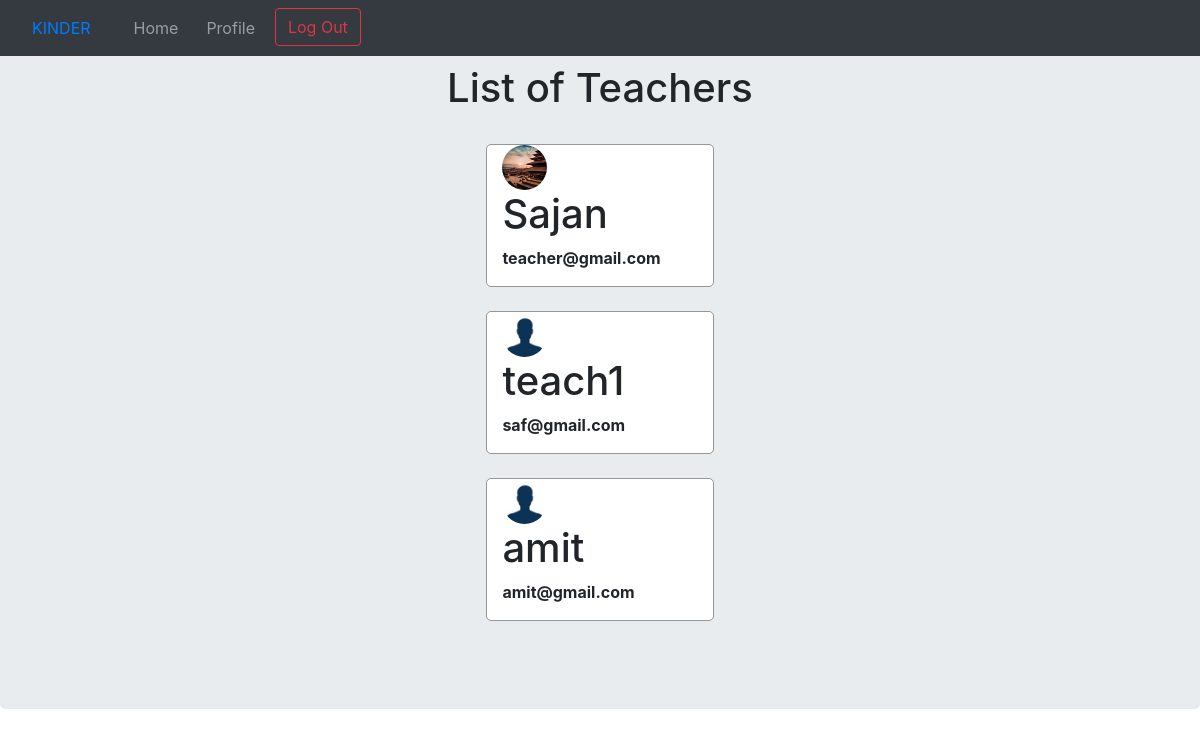
Before: /home/teacher-profile/ (signed in) with the older database file.
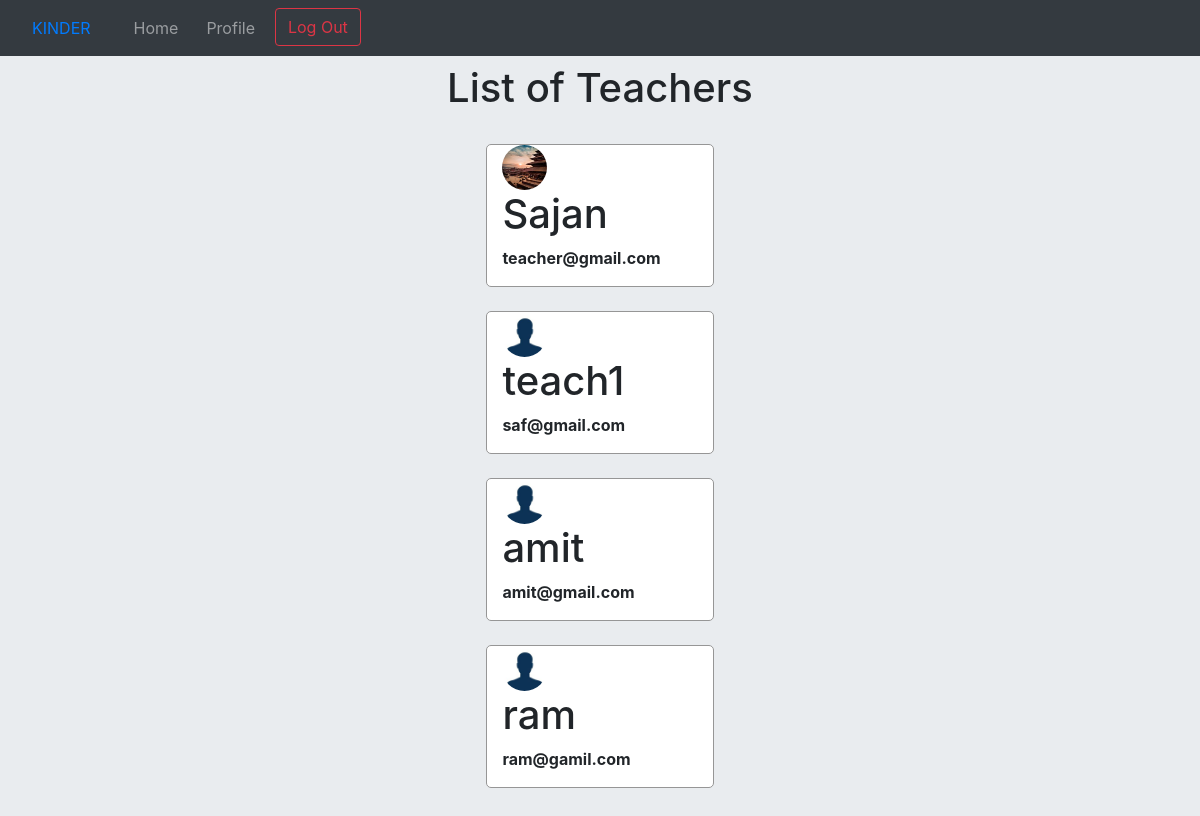
After: the same page with the newer database file.
### users/models.py (models this page shows, shortened)
class User_teachers(models.Model):
    user=models.OneToOneField(User, on_delete=models.CASCADE)
    UserType=models.CharField(max_length=20,default='teacher')
    age=models.IntegerField()
    grade=models.CharField(max_length=20)
    schoolCode=models.CharField(max_length=20)
    school=models.ForeignKey(School,on_delete=models.CASCADE)

### second/models.py (models this page shows, shortened)
class Profile(models.Model):
    user = models.OneToOneField(User, on_delete=models.CASCADE)
    image = models.ImageField(default='default.jpg', upload_to='profile_pics')

### second/views.py (the view)
# urls.py: path('teacher-profile/', views.teacherprofile, name='teacher-profile'),
@login_required
def teacherprofile(request):
    if(hasattr(request.user,'user_teachers')):
        teachers=User_teachers.objects.filter(school=request.user.user_teachers.school)
    else:
        teachers=User_teachers.objects.filter(school=request.user.user_parents.school,grade=request.user.user_parents.ChildGrade)
    teacherlist={
        'teachers': teachers
    }
    return render(request, 'teacherprofile.html', teacherlist)

### second/templates/teacherprofile.html (shortened to what this page needs)
{% extends "base1.html" %}
{% block base2 %}
{% load static %}
<!DOCTYPE html>
<html lang="en">
<head>
    <link rel="stylesheet" href="{% static 'form1.css' %}" >
</head>
<div class="jumbotron">
<center><h1>List of Teachers</h1></center><br>
    {% for teach in teachers %}
        <div class='container' style='background-color:white;width:20%;border-style:solid;border-radius:5px;border-width:1px;border-color:#969696;'>
        <img class="rounded-circle account-img" src="{{ teach.user.profile.image.url }}" height = "45px", width="45px"><h1>{{teach.user.username}}</h1>
        <p><b>{{teach.user.email}}</b></p>
        </div><br>
    {% endfor %}
</div>
</body>
</html>
{% endblock %}

Changed rows visible on the page:
added User_teachers: user.profile.image (placeholder picture), user.username "ram", user.email "ram@gamil.com"
